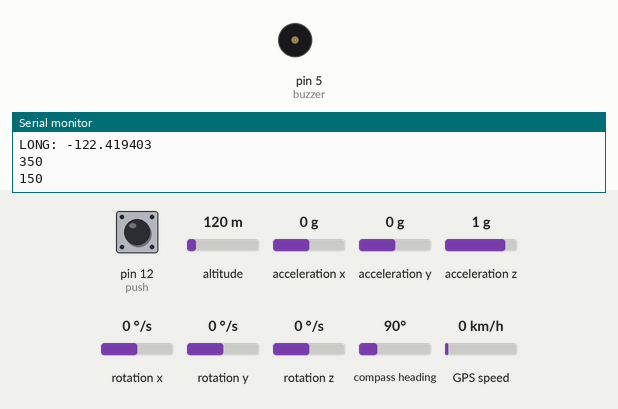
Simulated run of this sketch. Board: Arduino Mega 2560, built with avr-gcc and run on an emulated ATmega2560. Shown: buzzer (waves = sounding, pin HIGH), the last lines printed to the serial monitor. The inputs (shaded band) are chosen by the test bench; at power-on: acceleration x 0 g, pin 12 (push) HIGH, altitude 120 m, acceleration y 0 g, acceleration z 1 g, rotation x 0 °/s, rotation y 0 °/s, rotation z 0 °/s, compass heading 90°, GPS speed 0 km/h. The GPS gets a fix after 3 s at 37.7749, -122.4194 with 8 satellites; the modem accepts every AT command (registered, SIM ready, sends succeed) and sends nothing else.

Above: at 5.3 s.
5.4 s: acceleration x set to -1 g
8.6 s: acceleration x set to -0.7 g
12.7 s: pin 12 (push) pulled LOW for 1 s
At 17.6 s:
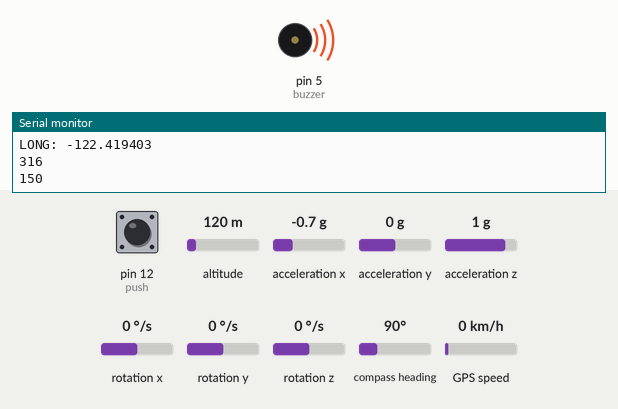
17.8 s: pin 12 (push) pulled LOW for 3.2 s
Timing chart, 0 to 25.0 s (numbered marks = the images above; inputs shaded):
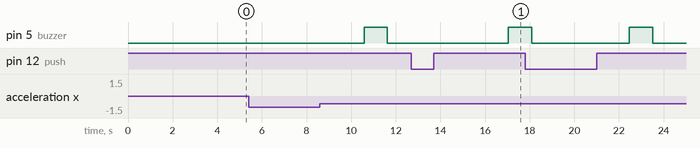

Measured:
- after the input at 12.7 s, pin 5 (buzzer): LOW → HIGH after 4.3 s

The sketch:

she_shiled.ino
```cpp
#include <Wire.h>
String long_lat;

String Link;
String SMS;

#include <TinyGPS++.h>

#include <SPI.h>        //SPI library for communicate with the nRF24L01+
#include "Wire.h"       //For communicate
#include "I2Cdev.h"     //For communicate with MPU6050
#include "MPU6050.h"    //The main library of the MPU6050
TinyGPSPlus gps;

static const uint32_t GPSBaud = 9600;

float latitude;
float longitude;
 int push=12;

 int buzzer=5;
 int vibsensor=21;


int m2=22;
int m1=2;

MPU6050 mpu;
int16_t ax, ay, az;
int16_t gx, gy, gz;
int data[2];

void get_location(String message)
{
  Serial2.print("ATD +918073744810;\r");
  delay(1000);

  Serial2.print("AT+CMGF=1\r");     // AT command to set SIM900 to SMS mode
  delay(100);
  Serial2.print("AT+CNMI=2,2,0,0,0\r");       // Set module to send SMS data to serial out upon receipt
  delay(100);

  Serial2.println("AT+CMGF=1"); // Replace x with mobile number
  delay(1000);
  Serial2.println("AT+CMGS= \"+918073744810\"\r"); // Replace * with mobile number  sim number - 8861273413
  delay(1000);
  Serial2.println(message);// The SMS text you want to send
  delay(100);
  Serial2.println((char)26);// ASCII code of CTRL+Z
}

void GPS()
{
if (gps.charsProcessed() < 10)
  {
    //Serial.println("No GPS detected: check wiring.");
     // Blynk.virtualWrite(V4, "GPS ERROR");         // Value Display widget  on V4 if GPS not detected
  }
}
void displaygpsInfo()
{

  if (gps.location.isValid() )
  {

     latitude = (gps.location.lat());      //Storing the Lat. and Lon.
     longitude = (gps.location.lng());

    Serial.print("LAT:  ");
    Serial.println(latitude, 6);                // float to x decimal places
    Serial.print("LONG: ");
    Serial.println(longitude, 6);

      }
}


void locate()
{
  while (Serial.available() > 0)
    {
      // sketch displays information every time a new sentence is correctly encoded.
      if (gps.encode(Serial.read()))
        displaygpsInfo();
  }
}

void panic()
{
int switch11=digitalRead(push);
mpu.getMotion6(&ax, &ay, &az, &gx, &gy, &gz);

  data[0] = map(ax, -17000, 17000, 300, 400 ); //Send X axis data
  data[1] = map(ay, -17000, 17000, 100, 200);  //Send Y axis data
//  Serial.write(data, sizeof(data));

  Serial.println(data[0]);
  Serial.println(data[1]);
 delay(1000);

if(switch11==0)
{
   long_lat = String(float(latitude))+","+String(float(longitude));
   Link = "https://www.google.com/maps/search/?api=1&query="+String(long_lat);
   SMS = "Alert: panic detected "+ long_lat + " " + Link;//////////////////////////////SMS message
   Serial.println(long_lat);
   Serial.println("panic message sent");
   get_location(SMS);
   digitalWrite(buzzer,HIGH);

}

else if(data[0] > 380 || data[0] < 310  || data[1] < 110 || data[1] > 180) {
    Serial.println("Accident detected");

   long_lat = String(float(latitude))+","+String(float(longitude));
   Link = "https://www.google.com/maps/search/?api=1&query="+String(long_lat);
   SMS = "Emergency, i am panic,  "+ long_lat + " " + Link; //////////////////////////////SMS message
   Serial.println("message sent");
   get_location(SMS);
   digitalWrite(buzzer,HIGH);
 }


  else if(data[0]>320 && data[0]<370 || data[1]>120 && data[1]<170 || switch11==1 )
  {
    Serial.println("NO ACCIDENT");
     digitalWrite(buzzer,LOW);

  }
else
{
  digitalWrite(buzzer,LOW);

  }
  }


void setup() {
  // put your setup code here, to run once:

  Serial.begin(9600);
  Serial2.begin(9600);
 Serial.begin(GPSBaud);
   Wire.begin();
  mpu.initialize();
  pinMode(buzzer,OUTPUT);
  pinMode(push,INPUT_PULLUP);
}

void loop() {
  // put your main code here, to run repeatedly:
locate();
panic();

}
```
